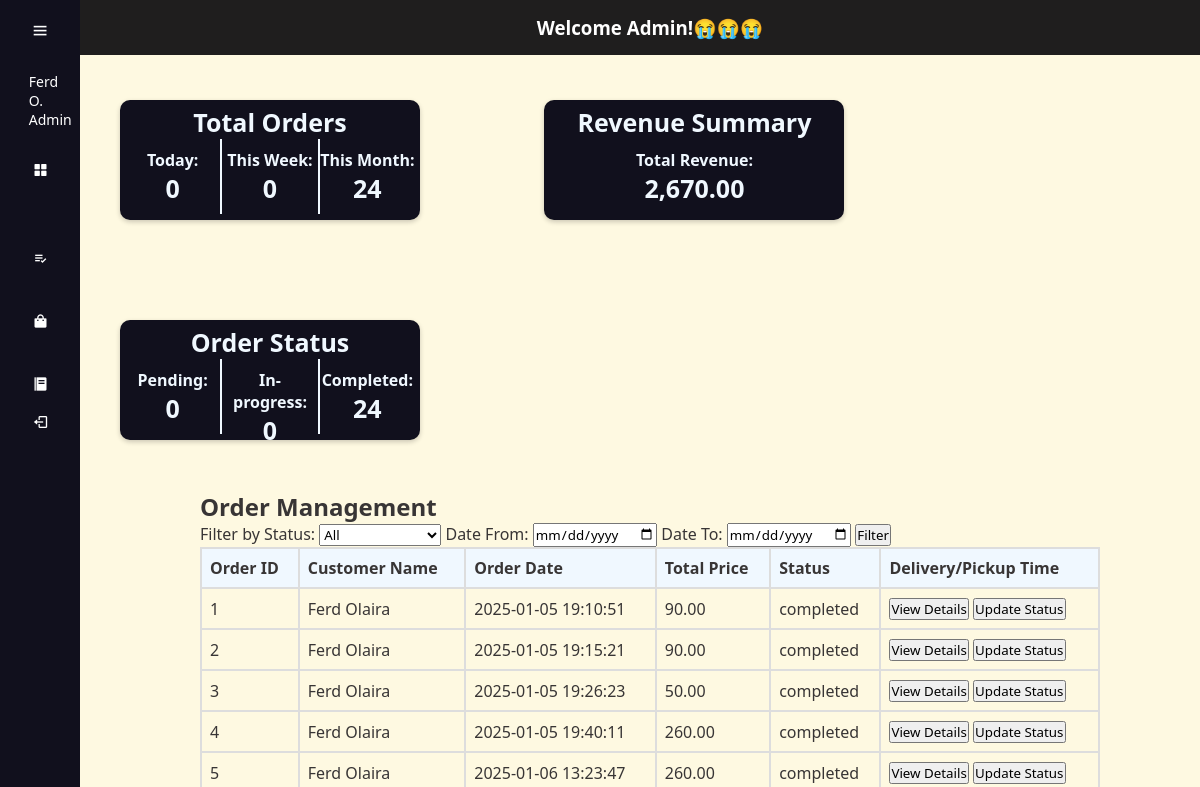
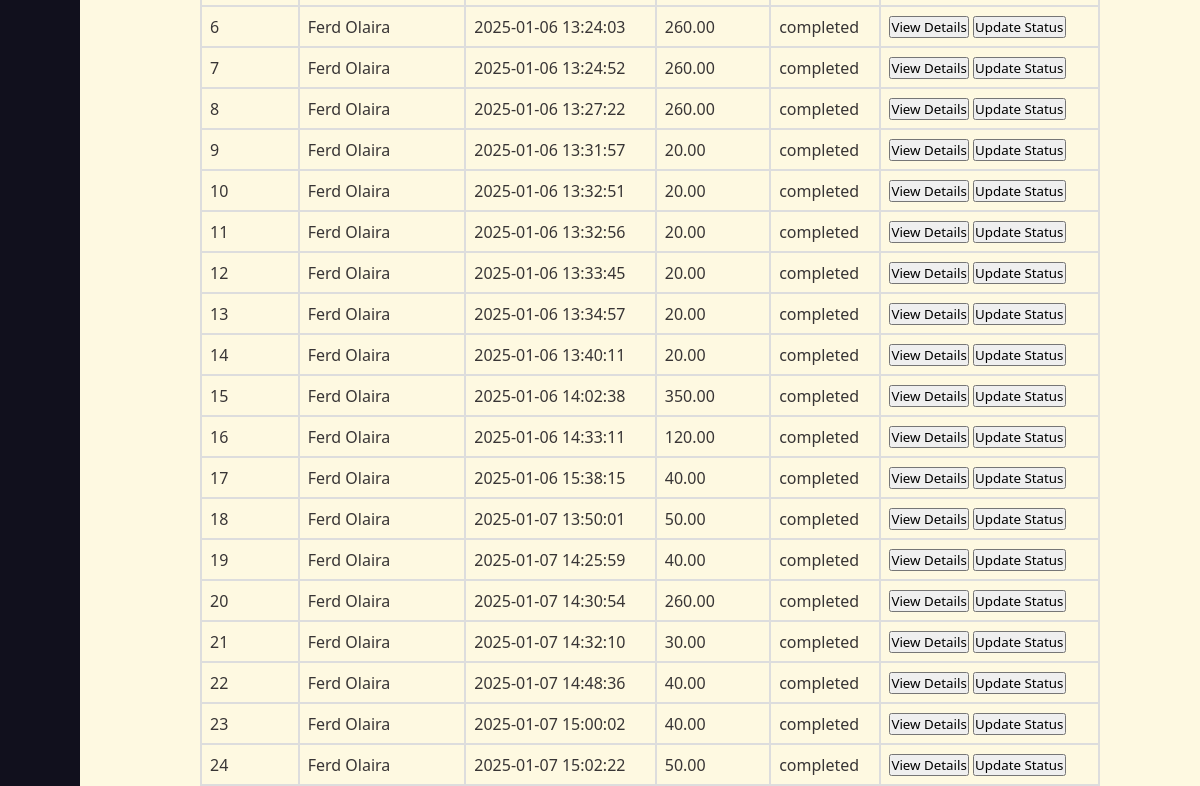
The app's page /SAAD/admindash.php, older data (2 pictures, top to bottom).
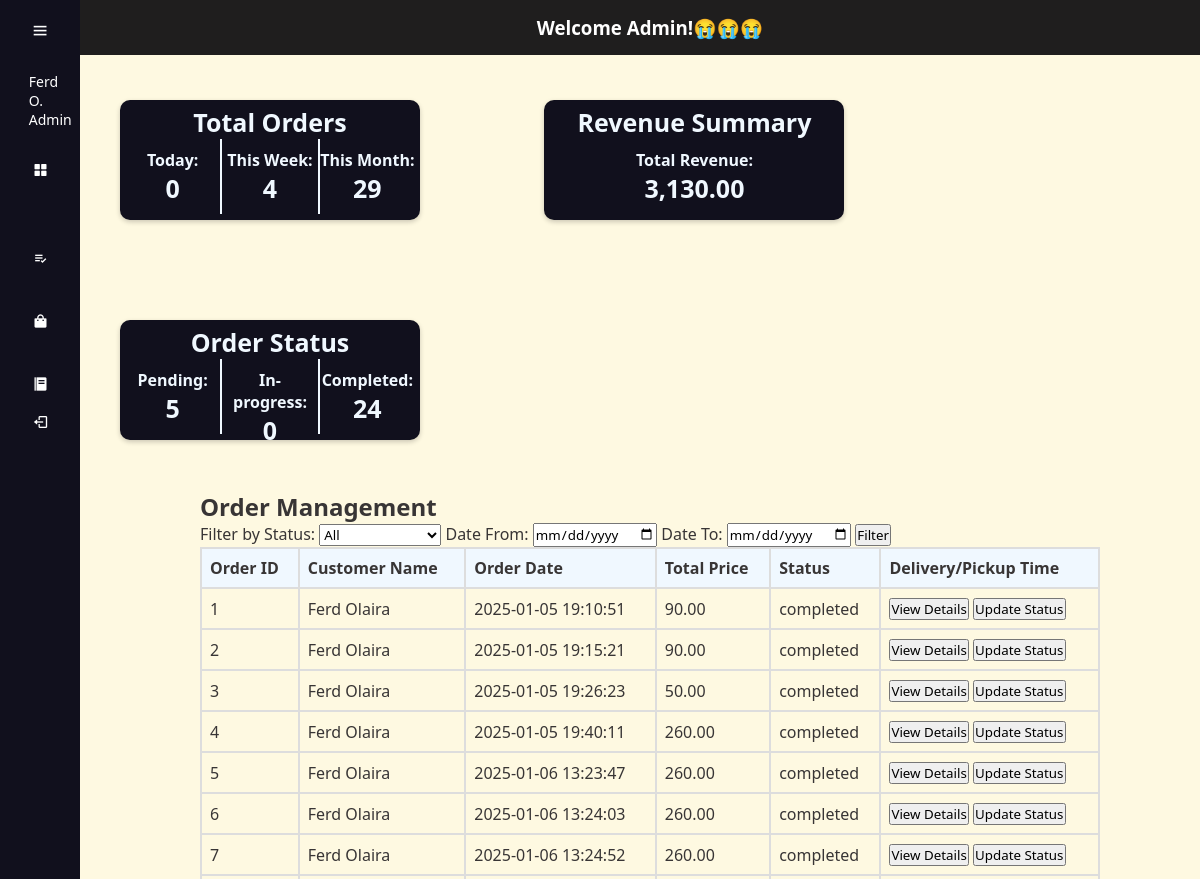
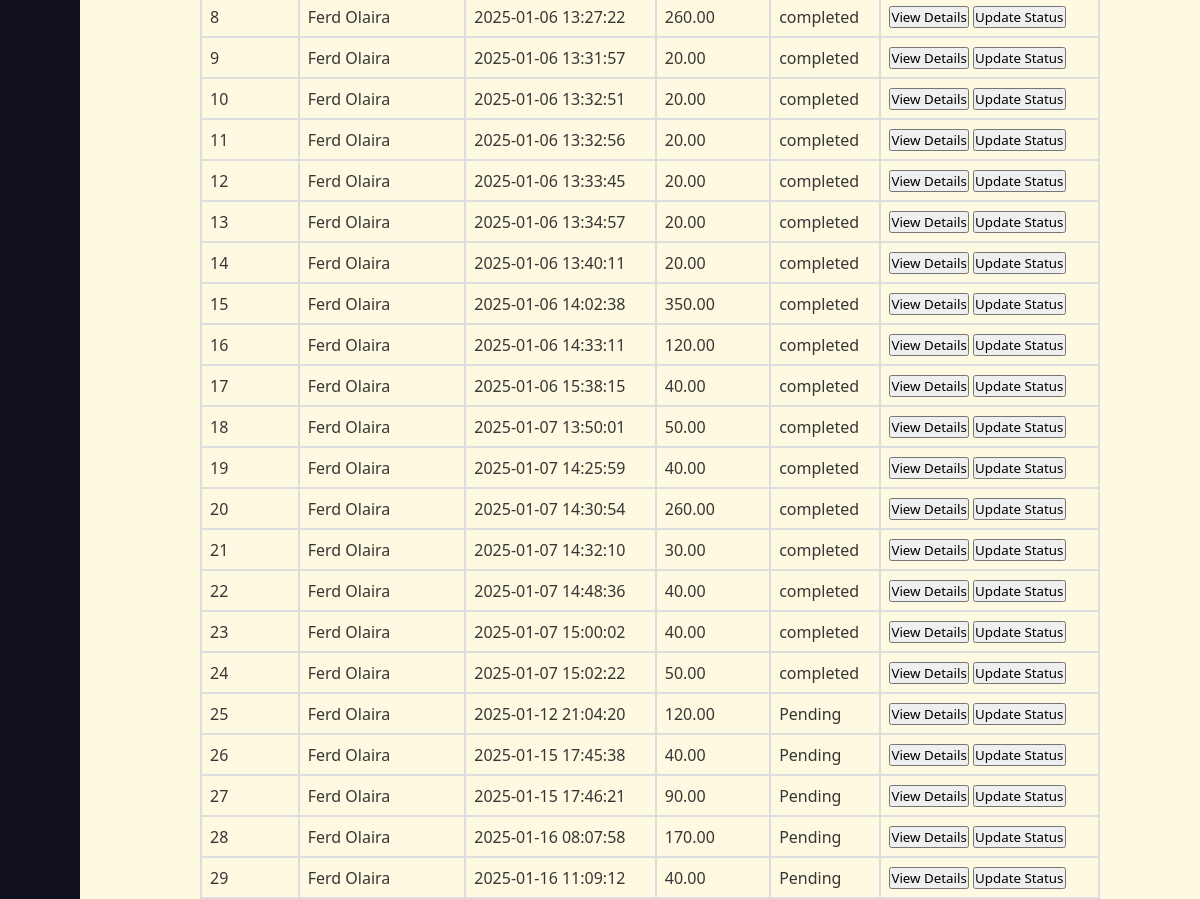
The same page, newer data (2 pictures, top to bottom).
### tables this page shows
CREATE TABLE `orders` (
  `order_id` int(11) NOT NULL,
  `user_id` int(11) NOT NULL,
  `order_date` datetime DEFAULT current_timestamp(),
  `total_price` decimal(10,2) DEFAULT NULL,
  `status` varchar(20) DEFAULT 'pending'
);

CREATE TABLE `userinfo` (
  `user_id` int(10) NOT NULL,
  `Fname` varchar(20) NOT NULL,
  `Lname` varchar(20) NOT NULL,
  `Email` varchar(20) NOT NULL,
  `Password` varchar(8) NOT NULL,
  `Phone_No` int(20) NOT NULL,
  `Address` varchar(100) NOT NULL
);

### SAAD/admindash.php (the view, shortened to what the changed rows need)
<?php
include('connection.php');
    $weekly_orders_query = "SELECT COUNT(*) AS total_orders FROM orders WHERE order_date >= DATE(NOW() - INTERVAL 7 DAY)";
    $weekly_orders_result = $conn->query($weekly_orders_query);
    $weekly_orders = $weekly_orders_result->fetch_assoc()['total_orders'];
    $monthly_orders_query = "SELECT COUNT(*) AS total_orders FROM orders WHERE order_date >= DATE(NOW() - INTERVAL 1 MONTH)";
    $monthly_orders_result = $conn->query($monthly_orders_query);
    $monthly_orders = $monthly_orders_result->fetch_assoc()['total_orders'];
    $total_revenue_query = "SELECT SUM(total_price) AS total_revenue FROM orders";
    $total_revenue_result = $conn->query($total_revenue_query);
    $total_revenue = $total_revenue_result->fetch_assoc()['total_revenue'];
    $pending_orders_query = "SELECT COUNT(*) AS order_count FROM orders WHERE status = 'Pending'";
    $pending_orders_result = $conn->query($pending_orders_query);
    $pending_orders = $pending_orders_result->fetch_assoc()['order_count'];
$orders_query = "SELECT o.order_id, o.order_date, o.total_price, o.status, fname, lname FROM orders o JOIN userinfo u ON o.user_id = u.user_id";
$where_clause = "";
$orders_query .= $where_clause;
$orders_result = $conn->query($orders_query);
?>
<!DOCTYPE html>
<html lang="en">
<head>
    <link rel="stylesheet" type="text/css" href="css/admindash.css">
    <link href='https://unpkg.com/boxicons@2.1.4/css/boxicons.min.css' rel='stylesheet'>
</head>
<body>
    <div class="stock-info">
      <ul>
        <li>
          <span>This Week:</span>
          <br>
          <span class="stock-number"><?php echo $weekly_orders; ?></span>
        </li>
        <li>
          <span>This Month:</span>
          <br>
          <span class="stock-number"><?php echo $monthly_orders; ?></span>
        </li>
      </ul>
    </div>
    <div class="stock-info">
      <ul>
        <li>
          <span>Total Revenue:</span>
          <br>
          <span class="stock-number"><?php echo number_format($total_revenue, 2); ?></span>
        </li>
      </ul>
    </div>
    <div class="stock-info">
    <ul>
        <li>
        <span>Pending:</span>
        <br>
        <span class="stock-number"><?php echo $pending_orders; ?></span>
        </li>
    </ul>
</div>
    <div class="order-management">
        <h2>Order Management</h2>
        <table>
            <thead>
                <tr>
                    <th>Order ID</th>
                    <th>Customer Name</th>
                    <th>Order Date</th>
                    <th>Total Price</th>
                    <th>Status</th>
                    <th>Delivery/Pickup Time</th>
                </tr>
            </thead>
            <tbody>
                <?php
                if ($orders_result->num_rows > 0) {
                    while ($row = $orders_result->fetch_assoc()) {
                        echo "<tr>";
                        echo "<td>" . $row['order_id'] . "</td>";
                        echo "<td>" . $row['fname'] . " " . $row['lname'] . "</td>";
                        echo "<td>" . $row['order_date'] . "</td>";
                        echo "<td>" . $row['total_price'] . "</td>";
                        echo "<td>" . $row['status'] . "</td>";
                        echo "<td>
                                <button>View Details</button>
                                <button>Update Status</button>
                            </td>";
                        echo "</tr>";
                    }
                } else {
                    echo "<tr><td colspan='7'>No orders found.</td></tr>";
                }
                ?>
            </tbody>
        </table>
    </div>
</body>
</html>

Row changes from the older to the newer data that the page shows:
added orders: order_id "25", user.Fname "Ferd", user.Lname "Olaira", order_date "2025-01-12 21:04:20", total_price "120.00", status "Pending"
added orders: order_id "26", user.Fname "Ferd", user.Lname "Olaira", order_date "2025-01-15 17:45:38", total_price "40.00", status "Pending"
added orders: order_id "27", user.Fname "Ferd", user.Lname "Olaira", order_date "2025-01-15 17:46:21", total_price "90.00", status "Pending"
added orders: order_id "28", user.Fname "Ferd", user.Lname "Olaira", order_date "2025-01-16 08:07:58", total_price "170.00", status "Pending"
added orders: order_id "29", user.Fname "Ferd", user.Lname "Olaira", order_date "2025-01-16 11:09:12", total_price "40.00", status "Pending"
Text that changed along with them:
$weekly_orders: "0" → "4"
$monthly_orders: "24" → "29"
$total_revenue: "2,670.00" → "3,130.00"
$pending_orders: "0" → "5"
